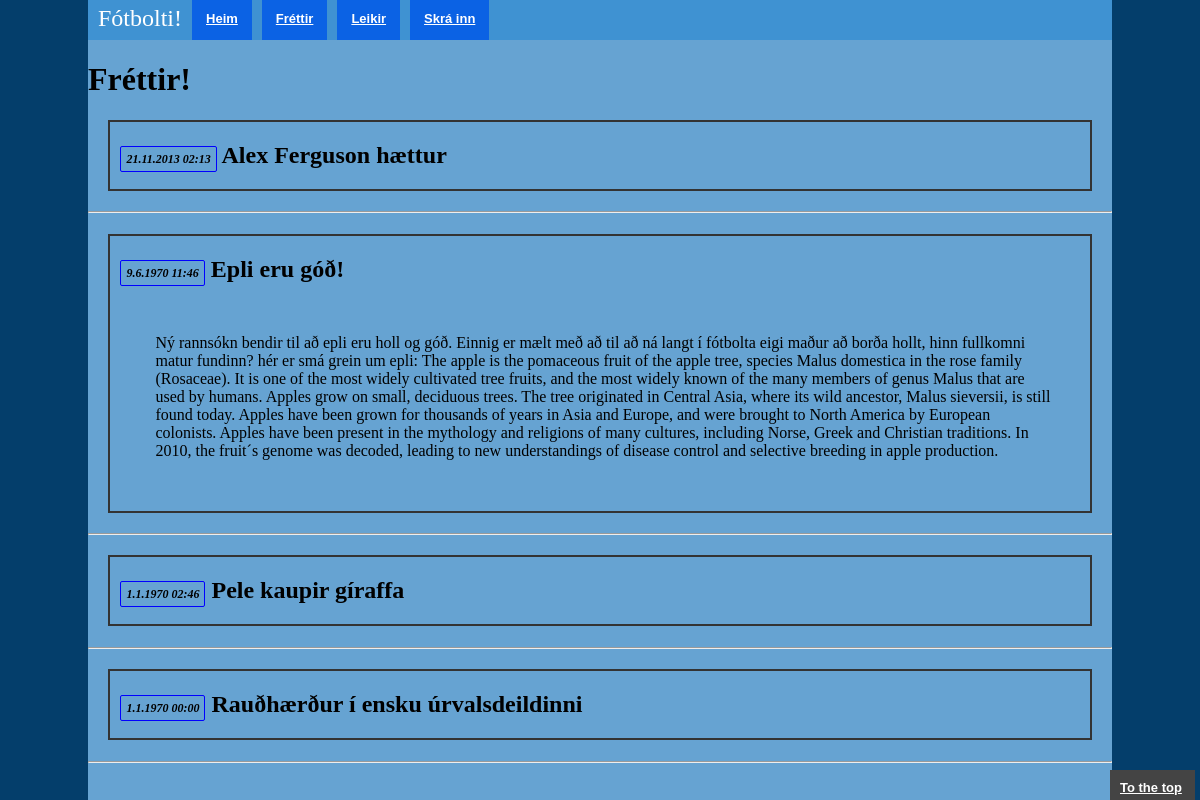
The page /?part=news&Id=2 on the database its author committed.
### tables this page shows
CREATE TABLE NEWS

	( Id INT NOT NULL
	, Title VARCHAR(15) NOT NULL
	, Content VARCHAR(1000) NOT NULL
	, Time INT NOT NULL
	, PRIMARY KEY(Id)
);

### parts/news.php (the view, shortened to what this page needs)
<h1>Fréttir!</h1>
<?php
	$db = new PDO('sqlite:football.db');
	$results = $db->query('SELECT * FROM NEWS ORDER BY Time DESC');
	echo '<ul>';
	foreach($results as $data)
	{
		echo '<div class="newsmatch-container">';
		if( isset($_GET['Id']) && $data['Id'] == $_GET['Id'] ){
			echo '<li><h2><span class="date">'.date('j.n.Y H:i', $data['Time']).'</span> <a href="?part=news">'.$data['Title'].'</a></h2></li>';
			echo '<div class="newsmatch_content"><p>'.$data['Content'].'</p>';
			echo '<div class="fb-comments" data-href="http://notendur.hi.is/ibj9/verkefni/hiddenlol/pmou/index.php?part=news&Id='.$data['Id'].'" data-numposts="5"></div></div>';
		}
		else{
			echo '<li><h2><span class="date">'.date('j.n.Y H:i', $data['Time']).'</span> <a href="?part=news&Id='.$data['Id'].'">'.$data['Title'].'</a></h2></li>';
		}
		echo '</div>';
		echo "<hr>";
	}
	echo '</ul>';
?>

### sty.css (style rules this page uses)
html { width:100%; height:100%; }
body { width:100%; height:100%; padding:0; margin:0; background-color: #043E6B; color: #000; }
h2 a { color:white; }
.date { font-size: 0.5em; font-style: italic; border: 1px solid blue; border-radius: 2px; padding:5px; }
ul { list-style: none; padding:0px; }
li a { text-decoration: none; color: #000; }
.newsmatch-container { border:2px solid #333; margin: 2%; padding-left:10px; }
.newsmatch_content { margin:20px;padding:15px; }

### rows shown on the page
news: Time "21.11.2013 02:13", Title "Alex Ferguson hættur"
news: Time "9.6.1970 11:46", Title "Epli eru góð!", Content "Ný rannsókn bendir til að epli eru holl og góð. Einnig er mælt með að til að ná langt í fótbolta eigi maður að borða hollt, hinn fullkomni matur fundinn? hér er smá grein um epli: The apple is the pomaceous fruit of the apple tree, species Malus domestica in the rose family (Rosaceae). It is one of the most widely cultivated tree fruits, and the most widely known of the many members of genus Malus that are used by humans. Apples grow on small, deciduous trees. The tree originated in Central Asia, where its wild ancestor, Malus sieversii, is still found today. Apples have been grown for thousands of years in Asia and Europe, and were brought to North America by European colonists. Apples…"
news: Time "1.1.1970 02:46", Title "Pele kaupir gíraffa"
news: Time "1.1.1970 00:00", Title "Rauðhærður í ensku úrvalsdeildinni"
